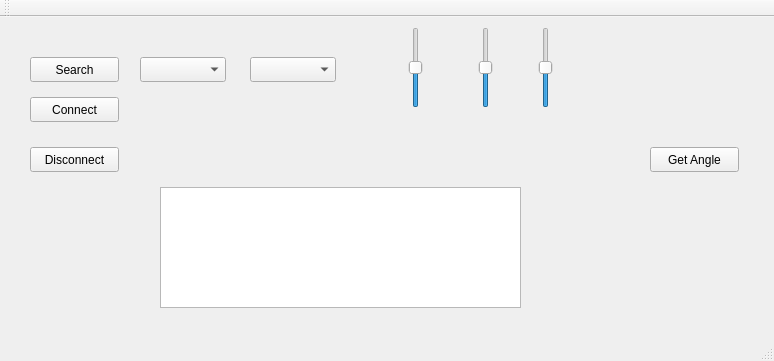
<?xml version="1.0" encoding="UTF-8"?>
<ui version="4.0">
 <class>MainWindow</class>
 <widget class="QMainWindow" name="MainWindow">
  <property name="geometry">
   <rect>
    <x>0</x>
    <y>0</y>
    <width>774</width>
    <height>361</height>
   </rect>
  </property>
  <property name="windowTitle">
   <string>Cam project</string>
  </property>
  <widget class="QWidget" name="centralWidget">
   <widget class="QPushButton" name="search_button">
    <property name="geometry">
     <rect>
      <x>30</x>
      <y>40</y>
      <width>89</width>
      <height>25</height>
     </rect>
    </property>
    <property name="text">
     <string>Search</string>
    </property>
   </widget>
   <widget class="QPushButton" name="connect_button">
    <property name="geometry">
     <rect>
      <x>30</x>
      <y>80</y>
      <width>89</width>
      <height>25</height>
     </rect>
    </property>
    <property name="text">
     <string>Connect</string>
    </property>
   </widget>
   <widget class="QPushButton" name="disconnect_button">
    <property name="geometry">
     <rect>
      <x>30</x>
      <y>130</y>
      <width>89</width>
      <height>25</height>
     </rect>
    </property>
    <property name="text">
     <string>Disconnect</string>
    </property>
   </widget>
   <widget class="QComboBox" name="combo_port">
    <property name="geometry">
     <rect>
      <x>140</x>
      <y>40</y>
      <width>86</width>
      <height>25</height>
     </rect>
    </property>
   </widget>
   <widget class="QComboBox" name="combo_baud">
    <property name="geometry">
     <rect>
      <x>250</x>
      <y>40</y>
      <width>86</width>
      <height>25</height>
     </rect>
    </property>
   </widget>
   <widget class="QPlainTextEdit" name="plainTextEdit">
    <property name="geometry">
     <rect>
      <x>160</x>
      <y>170</y>
      <width>361</width>
      <height>121</height>
     </rect>
    </property>
   </widget>
   <widget class="QSlider" name="roll">
    <property name="geometry">
     <rect>
      <x>400</x>
      <y>10</y>
      <width>31</width>
      <height>81</height>
     </rect>
    </property>
    <property name="minimum">
     <number>-90</number>
    </property>
    <property name="maximum">
     <number>90</number>
    </property>
    <property name="orientation">
     <enum>Qt::Vertical</enum>
    </property>
   </widget>
   <widget class="QPushButton" name="Get_angle_button">
    <property name="geometry">
     <rect>
      <x>650</x>
      <y>130</y>
      <width>89</width>
      <height>25</height>
     </rect>
    </property>
    <property name="text">
     <string>Get Angle</string>
    </property>
   </widget>
   <widget class="QSlider" name="pitch">
    <property name="geometry">
     <rect>
      <x>470</x>
      <y>10</y>
      <width>31</width>
      <height>81</height>
     </rect>
    </property>
    <property name="minimum">
     <number>-90</number>
    </property>
    <property name="maximum">
     <number>90</number>
    </property>
    <property name="orientation">
     <enum>Qt::Vertical</enum>
    </property>
   </widget>
   <widget class="QSlider" name="yaw">
    <property name="geometry">
     <rect>
      <x>530</x>
      <y>10</y>
      <width>31</width>
      <height>81</height>
     </rect>
    </property>
    <property name="minimum">
     <number>-90</number>
    </property>
    <property name="maximum">
     <number>90</number>
    </property>
    <property name="orientation">
     <enum>Qt::Vertical</enum>
    </property>
   </widget>
  </widget>
  <widget class="QToolBar" name="mainToolBar">
   <attribute name="toolBarArea">
    <enum>TopToolBarArea</enum>
   </attribute>
   <attribute name="toolBarBreak">
    <bool>false</bool>
   </attribute>
  </widget>
  <widget class="QStatusBar" name="statusBar"/>
 </widget>
 <layoutdefault spacing="6" margin="11"/>
 <resources/>
 <connections/>
</ui>
